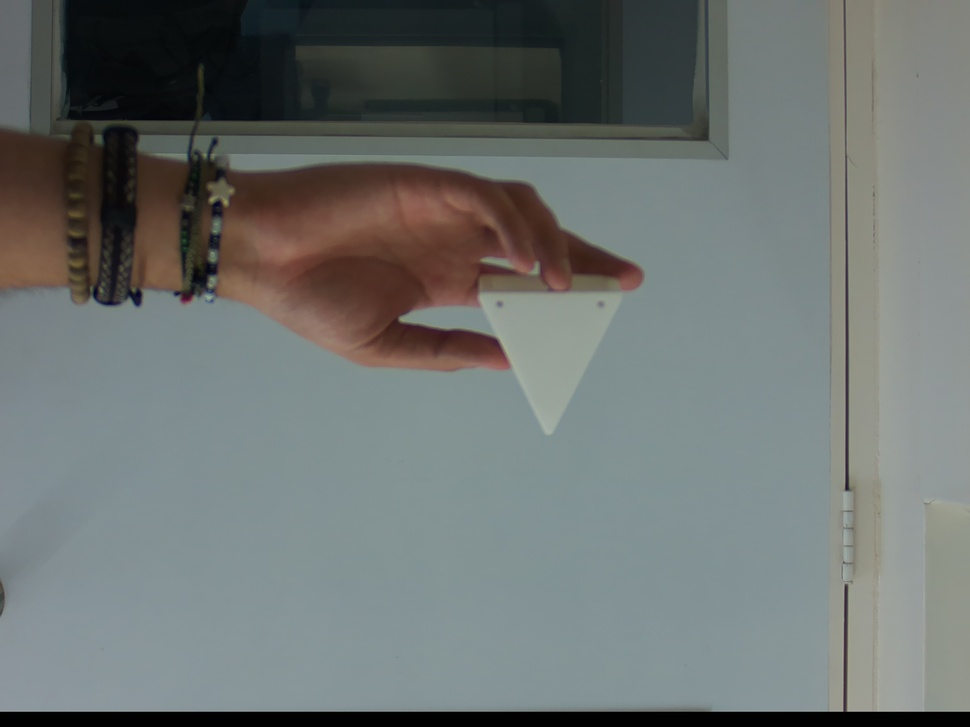
#> input picture data/captures/stereo_20251023_164908/left.jpg, 970 x 727 px, shrunk from 3840 x 2880 before the run, found by its file name
$ python diagnose_endpoints_simple.py
#> lines starting #> are read from the running program, lines starting #| are printed output that depends on the picture; after the words box and inside, x2 and y2 are one past the last pixel; in counts of white or black regions, pixels touching at a corner belong together
#!/usr/bin/env python3
# -*- coding: utf-8 -*-
"""
Diagnóstico simple de detección de extremos
"""

import cv2
import numpy as np
from pathlib import Path
import sys
import os

# Force UTF-8 for Windows console
if sys.platform == 'win32':
    os.environ['PYTHONIOENCODING'] = 'utf-8'

def detect_wire_mask_simple(image_path: str) -> np.ndarray:
    """Detectar cable usando método simple"""
    img = cv2.imread(image_path)
#> img is the input picture: shape (727, 970, 3); mean B, G, R 113.8, 115.7, 109.9
    if img is None:
        raise ValueError(f"No se pudo cargar imagen: {image_path}")

    gray = cv2.cvtColor(img, cv2.COLOR_BGR2GRAY)
    edges = cv2.Canny(gray, 50, 150)
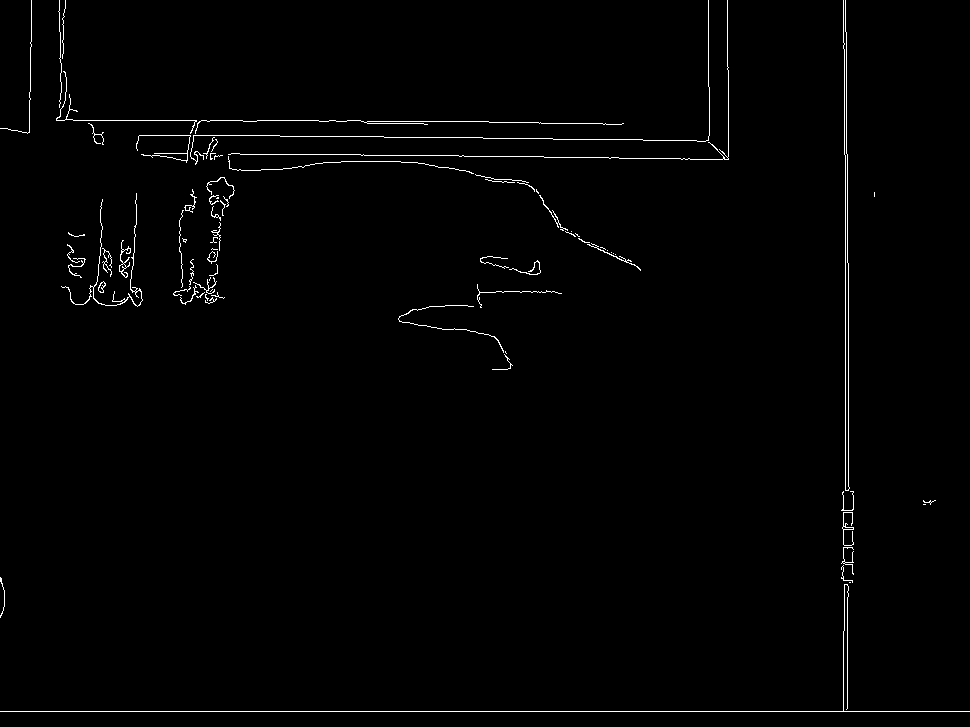
#> edges: shape (727, 970); 1.1% white in thin lines or dots
    kernel = cv2.getStructuringElement(cv2.MORPH_ELLIPSE, (5, 5))
    edges_dilated = cv2.dilate(edges, kernel, iterations=2)
#> edges_dilated: shape (727, 970); 8.5% white; 12 white regions, largest, box (x1, y1, x2, y2) and area: (52, 0, 733, 275) 25840, (0, 0, 970, 716) 17761, (169, 173, 239, 309) 4766
    edges_closed = cv2.morphologyEx(edges_dilated, cv2.MORPH_CLOSE, kernel, iterations=3)
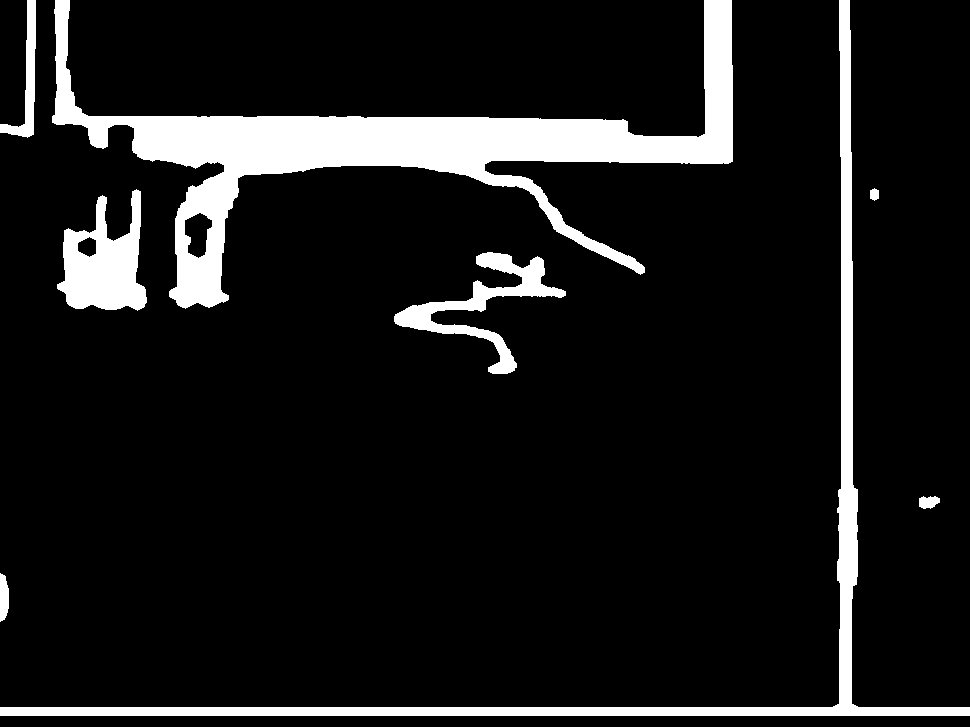
#> edges_closed: shape (727, 970); 10.3% white; 8 white regions

    contours, _ = cv2.findContours(edges_closed, cv2.RETR_EXTERNAL, cv2.CHAIN_APPROX_SIMPLE)
#> contours = 8 contours; box (x1, y1, x2, y2) and area: (52, 0, 733, 309) 41213, (0, 0, 970, 716) 16126, (57, 189, 147, 311) 6272, (394, 252, 566, 374) 4312, (0, 0, 36, 138) 1322, (0, 573, 9, 622) 308, (919, 496, 940, 509) 180, (870, 188, 879, 201) 76

    mask = np.zeros_like(gray)
    if len(contours) > 0:
        largest = max(contours, key=cv2.contourArea)
#> largest = contour of 768 points, box (x1, y1, x2, y2) (52, 0, 733, 309), area 41213
        cv2.drawContours(mask, [largest], -1, 255, -1)
#> mask: shape (727, 970); 6% white; 1 white region, box (x1, y1, x2, y2) and area: (52, 0, 733, 309) 42540

    return mask, img


def find_endpoints(skeleton: np.ndarray):
    """Encontrar endpoints (1 vecino)"""
    coords = np.column_stack(np.where(skeleton > 0))

    endpoints = []
    for y, x in coords:
        neighbors = skeleton[max(0, y-1):y+2, max(0, x-1):x+2]
        num_neighbors = np.sum(neighbors) - 1

        if num_neighbors == 1:
            endpoints.append((x, y))

    return endpoints


def analyze_simple(image_path: str):
    """Análisis simple sin logger"""

    print("="*80)
    print("DIAGNOSTICO DE ENDPOINTS - Version Simple")
    print("="*80)
    print(f"\nImagen: {image_path}\n")

    # Cargar y detectar
    mask, img = detect_wire_mask_simple(image_path)
    h, w = img.shape[:2]
#> h = 727; w = 970

    print(f"[1] Creando skeleton...")
    mask_binary = (mask > 0).astype(np.uint8)
    skeleton = cv2.ximgproc.thinning(mask_binary * 255,
                                     thinningType=cv2.ximgproc.THINNING_ZHANGSUEN)
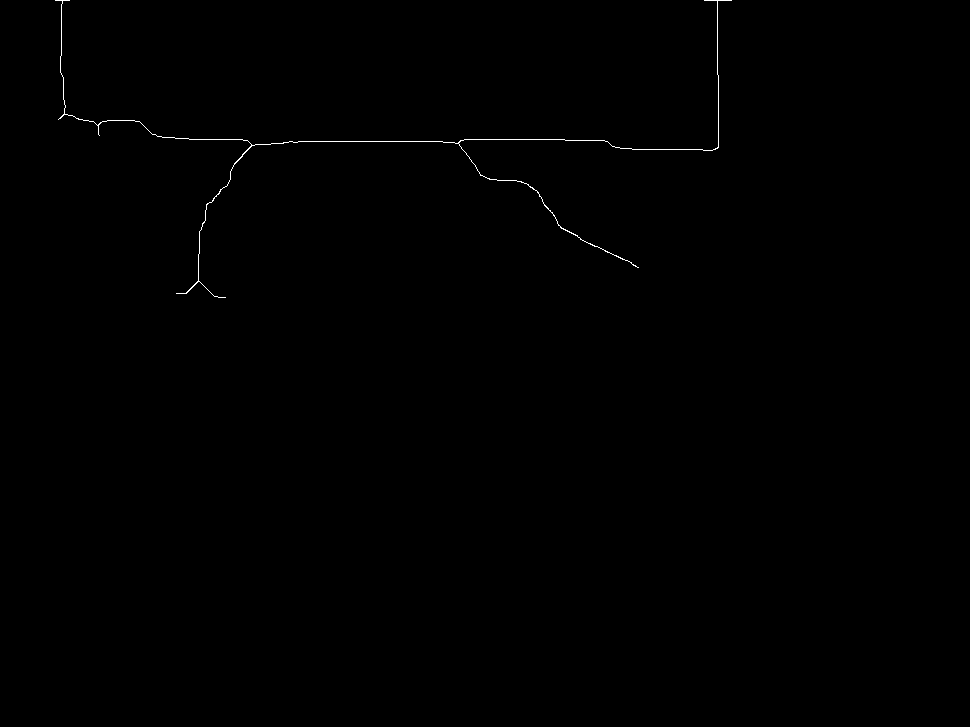
#> skeleton: shape (727, 970); 0.21% white in thin lines or dots, all inside (x1, y1, x2, y2) = (55, 0, 732, 298)
    skeleton = (skeleton > 0).astype(np.uint8)
    pixels = np.sum(skeleton > 0)
#> pixels = 1458
    print(f"    Pixeles: {pixels}")
#|     Pixeles: 1458

    print(f"\n[2] Buscando endpoints (1 vecino)...")
    endpoints = find_endpoints(skeleton)
#> in find_endpoints, `coords = np.column_stack(np.where(skeleton > 0))`: coords = 1458 pairs, first value 0 to 297, second value 55 to 731
#> the loop in find_endpoints, `for y, x in coords:` made 1458 passes
#> (y, x, neighbors, num_neighbors) on passes 1 to 3: (0, 55, [[0, 1, 1], [0, 0, 0]], 1), (0, 56, [[1, 1, 1], [0, 0, 0]], 2), (0, 57, [[1, 1, 1], [0, 0, 0]], 2)
#> after the loop in find_endpoints, `for y, x in coords:`: endpoints = [(55, 0), (69, 0), (704, 0), (731, 0), (58, 119), (99, 135), (638, 267), (176, 293), (225, 297)]
    print(f"    Encontrados: {len(endpoints)}")
#|     Encontrados: 9

    for i, (x, y) in enumerate(endpoints):
        print(f"    [{i}] ({x:4d}, {y:4d})")
#> this loop made 9 passes
#|     [0] (  55,    0)
#|     [1] (  69,    0)
#|     [2] ( 704,    0)
#|     [3] ( 731,    0)
#|     [4] (  58,  119)
#|     [5] (  99,  135)
#|     [6] ( 638,  267)
#|     [7] ( 176,  293)
#> (further printed lines are left out)

    # Distancias
    if len(endpoints) >= 2:
        print(f"\n[3] Distancias:")
        for i, p1 in enumerate(endpoints):
            for j, p2 in enumerate(endpoints[i+1:], i+1):
                dist = np.linalg.norm(np.array(p1) - np.array(p2))
                print(f"    [{i}] <-> [{j}]: {dist:6.1f} px")
#> this loop made 9 passes
#> (printed output is left out)

        # Encontrar los 2 mas alejados
        print(f"\n[4] Los 2 extremos mas alejados:")
        max_dist = 0
        best_pair = None
        for i, p1 in enumerate(endpoints):
            for j, p2 in enumerate(endpoints[i+1:], i+1):
                dist = np.linalg.norm(np.array(p1) - np.array(p2))
                if dist > max_dist:
                    max_dist = dist
                    best_pair = (i, j, p1, p2)
#> after the loop, best_pair = (3, 4, (731, 0), (58, 119)); max_dist = 683.4

        if best_pair:
            i, j, p1, p2 = best_pair
#> i = 3; j = 4; p1 = (731, 0); p2 = (58, 119)
            print(f"    [{i}] ({p1[0]:4d}, {p1[1]:4d})")
#|     [3] ( 731,    0)
            print(f"    [{j}] ({p2[0]:4d}, {p2[1]:4d})")
#|     [4] (  58,  119)
            print(f"    Distancia: {max_dist:.1f} px")
#|     Distancia: 683.4 px

    # Visualizar
    print(f"\n[5] Guardando visualizacion...")
    debug_path = Path("data/results/debug/endpoint_diagnosis")
    debug_path.mkdir(parents=True, exist_ok=True)

    # Imagen 1: Skeleton + endpoints
    vis1 = cv2.cvtColor(img, cv2.COLOR_BGR2RGB)
    vis1_alpha = vis1.copy()
    vis1_alpha[skeleton > 0] = [255, 255, 0]  # Amarillo
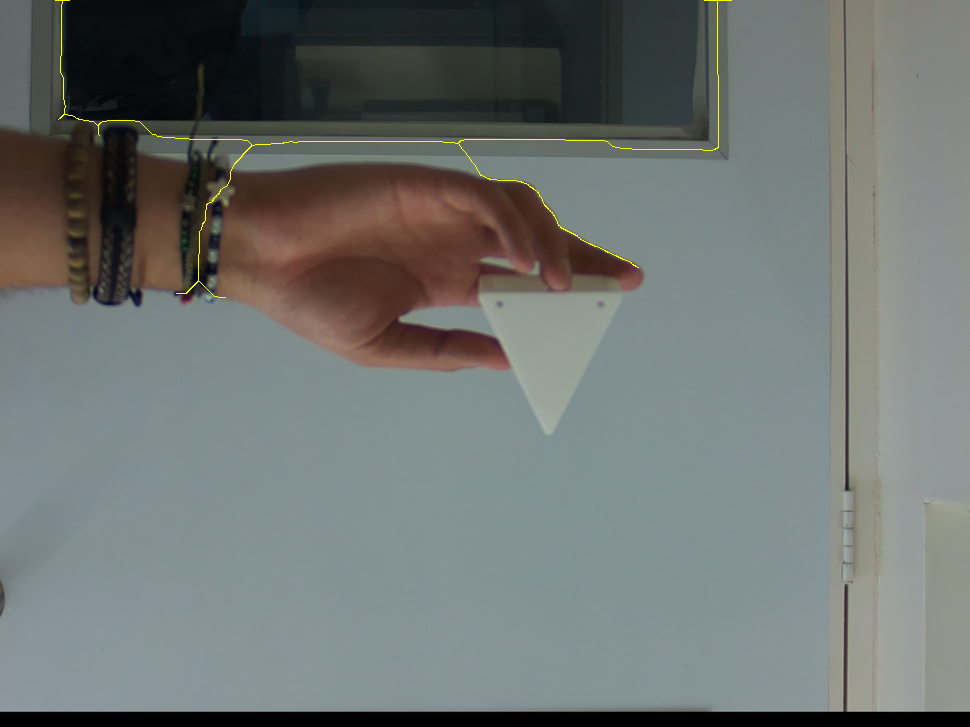
#> vis1_alpha: shape (727, 970, 3); mean R, G, B 110.3, 116, 113.6
    vis1 = cv2.addWeighted(vis1, 0.7, vis1_alpha, 0.3, 0)

    # Marcar todos los endpoints
    for i, (x, y) in enumerate(endpoints):
        cv2.circle(vis1, (x, y), 12, (0, 255, 0), 2)
        cv2.circle(vis1, (x, y), 4, (0, 255, 0), -1)
        cv2.putText(vis1, str(i), (x+15, y), cv2.FONT_HERSHEY_SIMPLEX,
                   0.6, (255, 255, 255), 2)
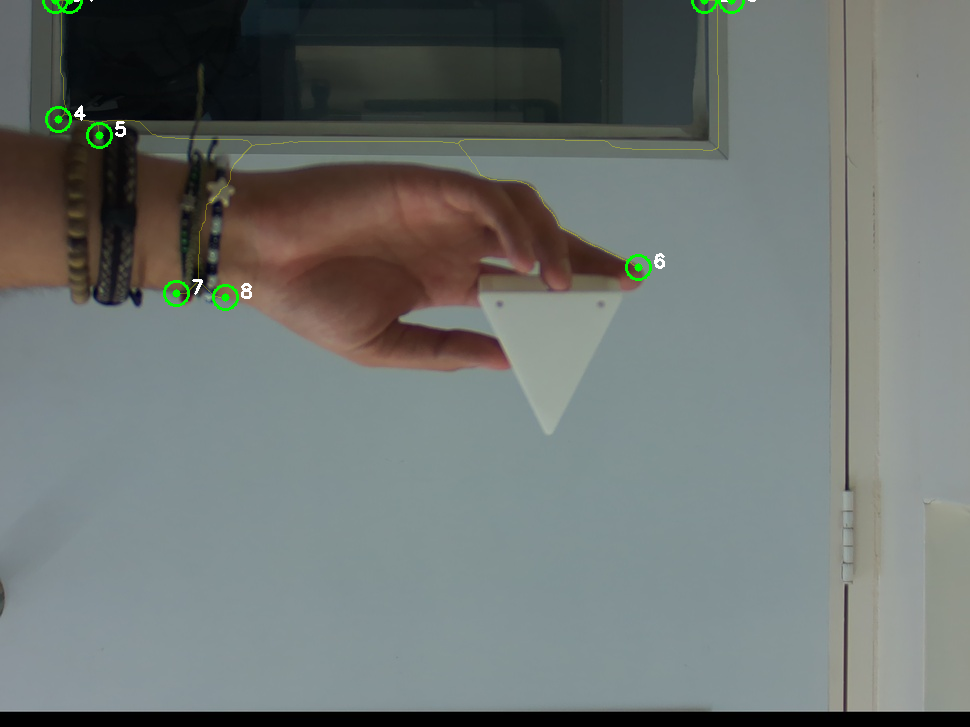
#> vis1: shape (727, 970, 3); mean R, G, B 109.9, 116.4, 113.7

    # Marcar el par mas alejado
    if len(endpoints) >= 2 and best_pair:
        i, j, p1, p2 = best_pair
        cv2.circle(vis1, p1, 20, (255, 0, 255), 3)  # Magenta
        cv2.circle(vis1, p2, 20, (255, 0, 255), 3)
        cv2.line(vis1, p1, p2, (255, 0, 255), 2)
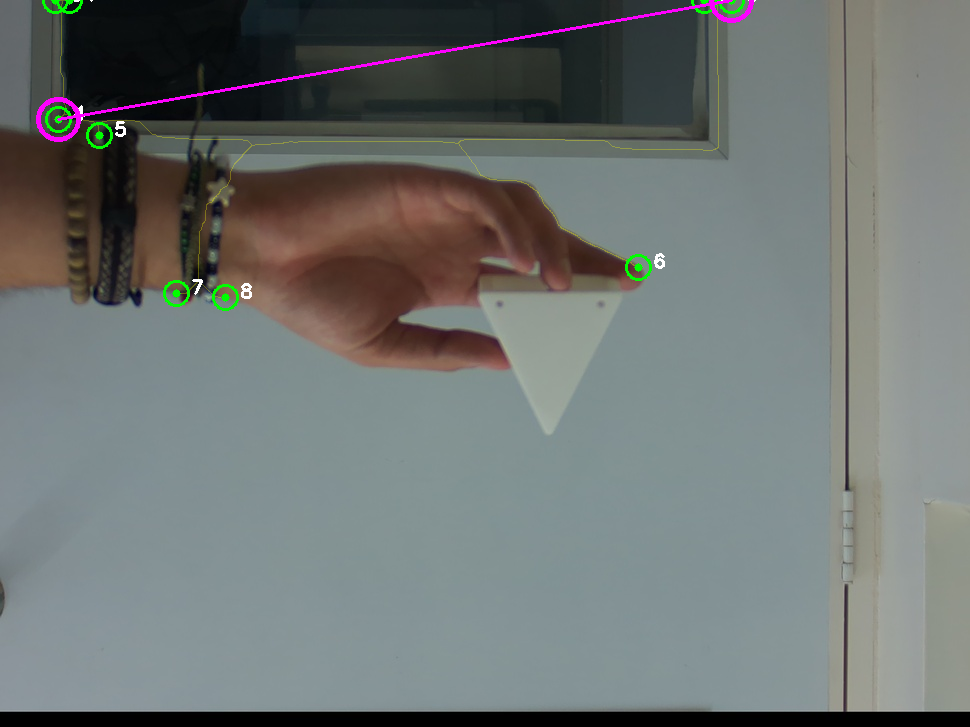
#> vis1: shape (727, 970, 3); mean R, G, B 110.8, 116.1, 114.5

    out_path = debug_path / "skeleton_with_endpoints.jpg"
    cv2.imwrite(str(out_path), cv2.cvtColor(vis1, cv2.COLOR_RGB2BGR))
    print(f"    Guardado: {out_path}")

    # Imagen 2: Solo skeleton
    vis2 = np.zeros((h, w, 3), dtype=np.uint8)
    vis2[skeleton > 0] = [255, 255, 255]

    for i, (x, y) in enumerate(endpoints):
        cv2.circle(vis2, (x, y), 10, (0, 255, 0), -1)
        cv2.putText(vis2, str(i), (x+12, y), cv2.FONT_HERSHEY_SIMPLEX,
                   0.5, (0, 255, 255), 2)

    out_path2 = debug_path / "skeleton_clean.jpg"
    cv2.imwrite(str(out_path2), vis2)
    print(f"    Guardado: {out_path2}")

    print("\n" + "="*80)
    print("COMPLETADO")
    print("="*80)


if __name__ == "__main__":
    image_path = "data/captures/stereo_20251119_175650/left.jpg"
    if len(sys.argv) > 1:
        image_path = sys.argv[1]

    analyze_simple(image_path)

$ run again, with data/captures/stereo_20251023_164908/right.jpg copied over data/captures/stereo_20251023_164908/left.jpg
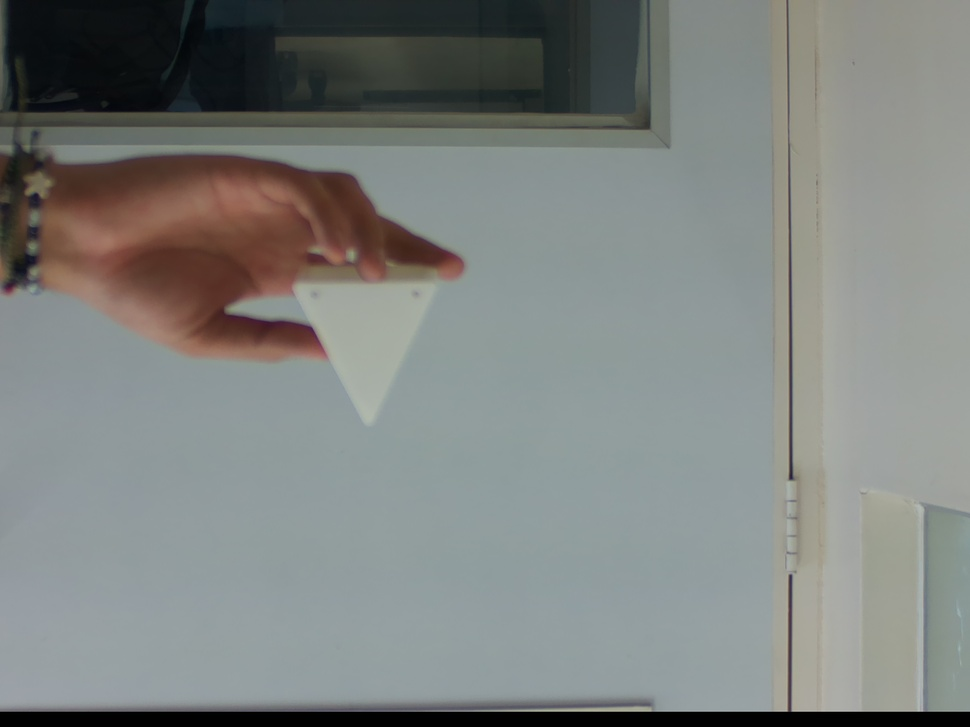
#> input picture data/captures/stereo_20251023_164908/right.jpg, 970 x 727 px, shrunk from 3840 x 2880 before the run, found by its file name
#> in detect_wire_mask_simple, img is the input picture: shape (727, 970, 3); mean B, G, R 127.6, 130.2, 126.2
#> in detect_wire_mask_simple, `edges = cv2.Canny(gray, 50, 150)`:
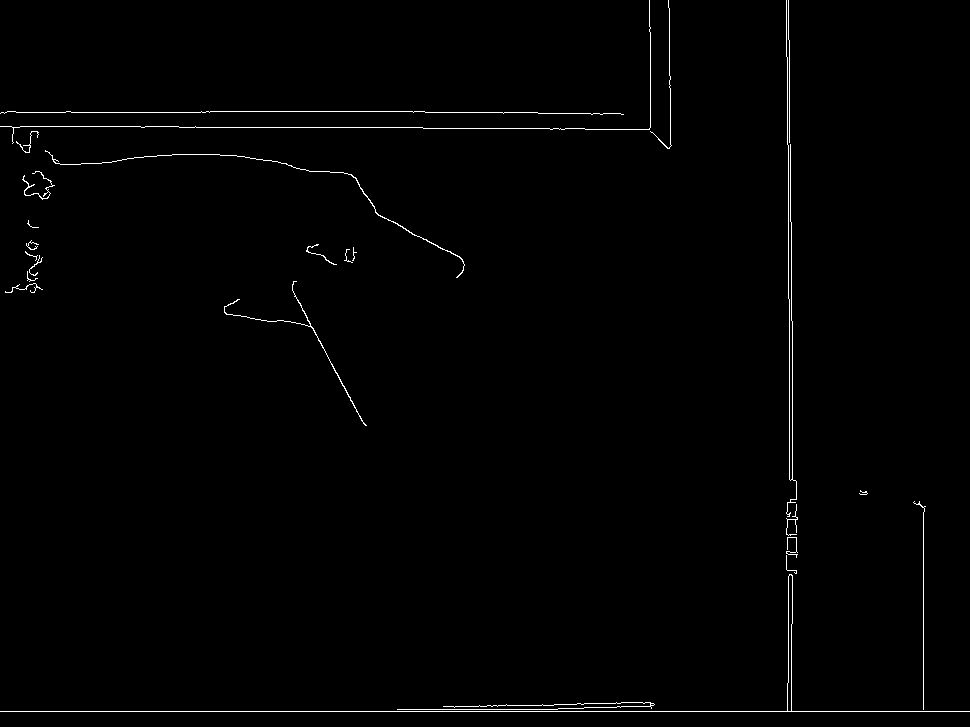
#> edges: shape (727, 970); 0.87% white in thin lines or dots
#> edges_dilated: shape (727, 970); 6.6% white; 10 white regions, largest, box (x1, y1, x2, y2) and area: (0, 0, 970, 716) 21049, (0, 0, 676, 157) 9169, (0, 107, 628, 119) 5640
#> edges_closed: shape (727, 970); 7.5% white; 6 white regions
#> contours = 6 contours; box (x1, y1, x2, y2) and area: (0, 0, 676, 282) 24680, (0, 0, 970, 716) 19268, (220, 277, 371, 430) 2564, (0, 216, 47, 297) 1526, (302, 240, 361, 269) 847, (855, 486, 872, 499) 146
#> largest = contour of 621 points, box (x1, y1, x2, y2) (0, 0, 676, 282), area 24680
#> mask: shape (727, 970); 3.7% white; 1 white region, box (x1, y1, x2, y2) and area: (0, 0, 676, 282) 26034
#> pixels = 1395
#|     Pixeles: 1395
#> coords = 1395 pairs, first value 0 to 277, second value 0 to 672
#> the loop in find_endpoints, `for y, x in coords:` made 1395 passes
#> (y, x, neighbors, num_neighbors) on passes 1 to 3: (0, 645, [[0, 1, 1], [0, 0, 0]], 1), (0, 646, [[1, 1, 1], [0, 0, 0]], 2), (0, 647, [[1, 1, 1], [0, 0, 0]], 2)
#> after the loop in find_endpoints, `for y, x in coords:`: endpoints = [(645, 0), (672, 0), (0, 109), (0, 130), (667, 139), (35, 185), (456, 277)]
#|     Encontrados: 7
#> the loop in analyze_simple, `for i, (x, y) in enumerate(endpoints):` made 7 passes
#> (printed output is left out)
#> the loop in analyze_simple, `for i, p1 in enumerate(endpoints):` made 7 passes
#> (printed output is left out)
#> after the loop in analyze_simple, `for i, p1 in enumerate(endpoints):`: best_pair = (1, 3, (672, 0), (0, 130)); max_dist = 684.5
#> in analyze_simple, `i, j, p1, p2 = best_pair`: i = 1; j = 3; p1 = (672, 0); p2 = (0, 130)
#|     [1] ( 672,    0)
#|     [3] (   0,  130)
#|     Distancia: 684.5 px
#> vis1_alpha: shape (727, 970, 3); mean R, G, B 126.6, 130.5, 127.4
#> in analyze_simple, `cv2.line(vis1, p1, p2, (255, 0, 255), 2)`:
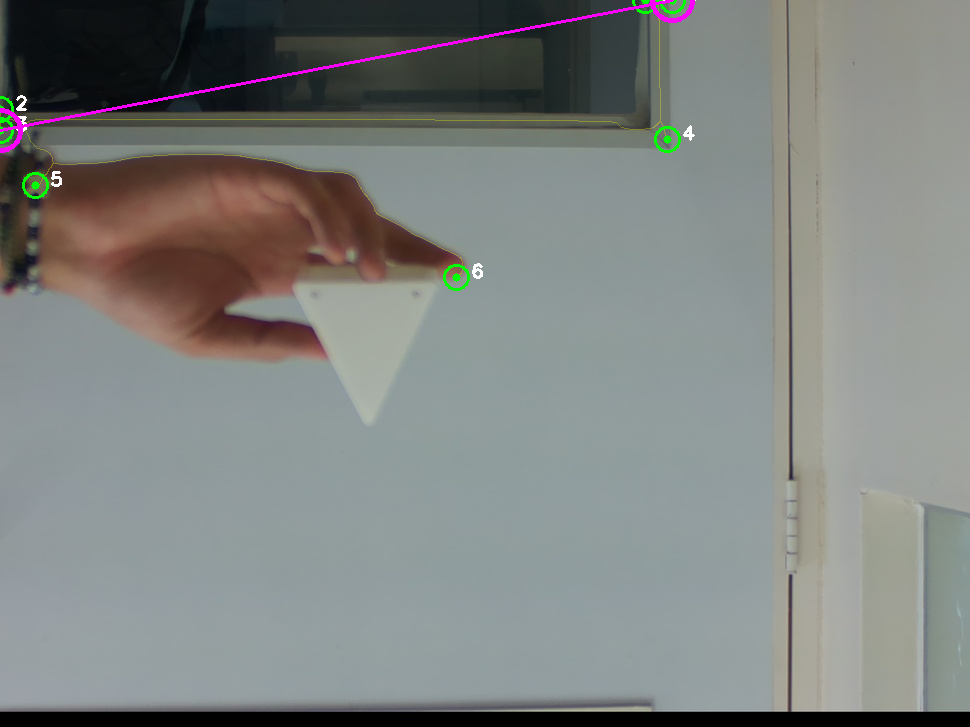
#> vis1: shape (727, 970, 3); mean R, G, B 127, 130.5, 128.2
